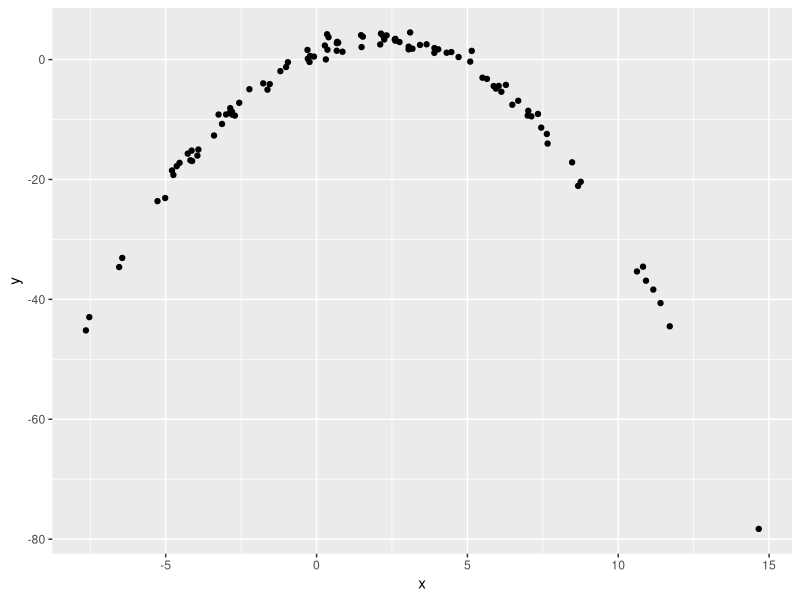

Generate this figure with R:
## ---- chunk 1
library(tidyverse)

df = tibble(
  x = rnorm(100, 2, 5),
  y= 1+2 * x - 0.5 * x ^ 2 + rnorm(100)
)

df %>% 
  ggplot(aes(x=x, y=y)) +
  geom_point()

